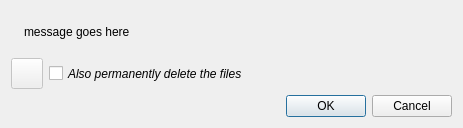
<?xml version="1.0" encoding="UTF-8"?>
<ui version="4.0">
    <class>DeletionConfirmationDialog</class>
    <widget class="QDialog" name="DeletionConfirmationDialog">
        <property name="geometry">
            <rect>
                <x>0</x>
                <y>0</y>
                <width>463</width>
                <height>128</height>
            </rect>
        </property>
        <property name="sizePolicy">
            <sizepolicy hsizetype="MinimumExpanding" vsizetype="MinimumExpanding">
                <horstretch>0</horstretch>
                <verstretch>0</verstretch>
            </sizepolicy>
        </property>
        <property name="windowTitle">
            <string>Remove torrent(s)</string>
        </property>
        <layout class="QVBoxLayout" name="verticalLayout">
            <item>
                <layout class="QHBoxLayout" name="horizontalLayout">
                    <item>
                        <widget class="QLabel" name="labelWarning">
                            <property name="sizePolicy">
                                <sizepolicy hsizetype="Preferred" vsizetype="Preferred">
                                    <horstretch>0</horstretch>
                                    <verstretch>0</verstretch>
                                </sizepolicy>
                            </property>
                            <property name="text">
                                <string/>
                            </property>
                        </widget>
                    </item>
                    <item>
                        <widget class="QLabel" name="label">
                            <property name="sizePolicy">
                                <sizepolicy hsizetype="MinimumExpanding" vsizetype="MinimumExpanding">
                                    <horstretch>0</horstretch>
                                    <verstretch>0</verstretch>
                                </sizepolicy>
                            </property>
                            <property name="text">
                                <string notr="true">message goes here</string>
                            </property>
                            <property name="alignment">
                                <set>Qt::AlignLeading|Qt::AlignLeft|Qt::AlignVCenter</set>
                            </property>
                            <property name="wordWrap">
                                <bool>true</bool>
                            </property>
                        </widget>
                    </item>
                </layout>
            </item>
            <item>
                <layout class="QHBoxLayout" name="horizontalLayout_2">
                    <item>
                        <widget class="QToolButton" name="rememberBtn">
                            <property name="enabled">
                                <bool>false</bool>
                            </property>
                            <property name="toolTip">
                                <string>Remember choice</string>
                            </property>
                            <property name="iconSize">
                                <size>
                                    <width>24</width>
                                    <height>24</height>
                                </size>
                            </property>
                        </widget>
                    </item>
                    <item>
                        <widget class="QCheckBox" name="checkPermDelete">
                            <property name="sizePolicy">
                                <sizepolicy hsizetype="Minimum" vsizetype="Minimum">
                                    <horstretch>0</horstretch>
                                    <verstretch>0</verstretch>
                                </sizepolicy>
                            </property>
                            <property name="font">
                                <font>
                                    <italic>true</italic>
                                </font>
                            </property>
                            <property name="text">
                                <string>Also permanently delete the files</string>
                            </property>
                        </widget>
                    </item>
                </layout>
            </item>
            <item>
                <widget class="QDialogButtonBox" name="buttonBox">
                    <property name="sizePolicy">
                        <sizepolicy hsizetype="Expanding" vsizetype="Minimum">
                            <horstretch>0</horstretch>
                            <verstretch>0</verstretch>
                        </sizepolicy>
                    </property>
                    <property name="orientation">
                        <enum>Qt::Horizontal</enum>
                    </property>
                    <property name="standardButtons">
                        <set>QDialogButtonBox::Cancel|QDialogButtonBox::Ok</set>
                    </property>
                </widget>
            </item>
        </layout>
    </widget>
    <resources/>
    <connections/>
</ui>
